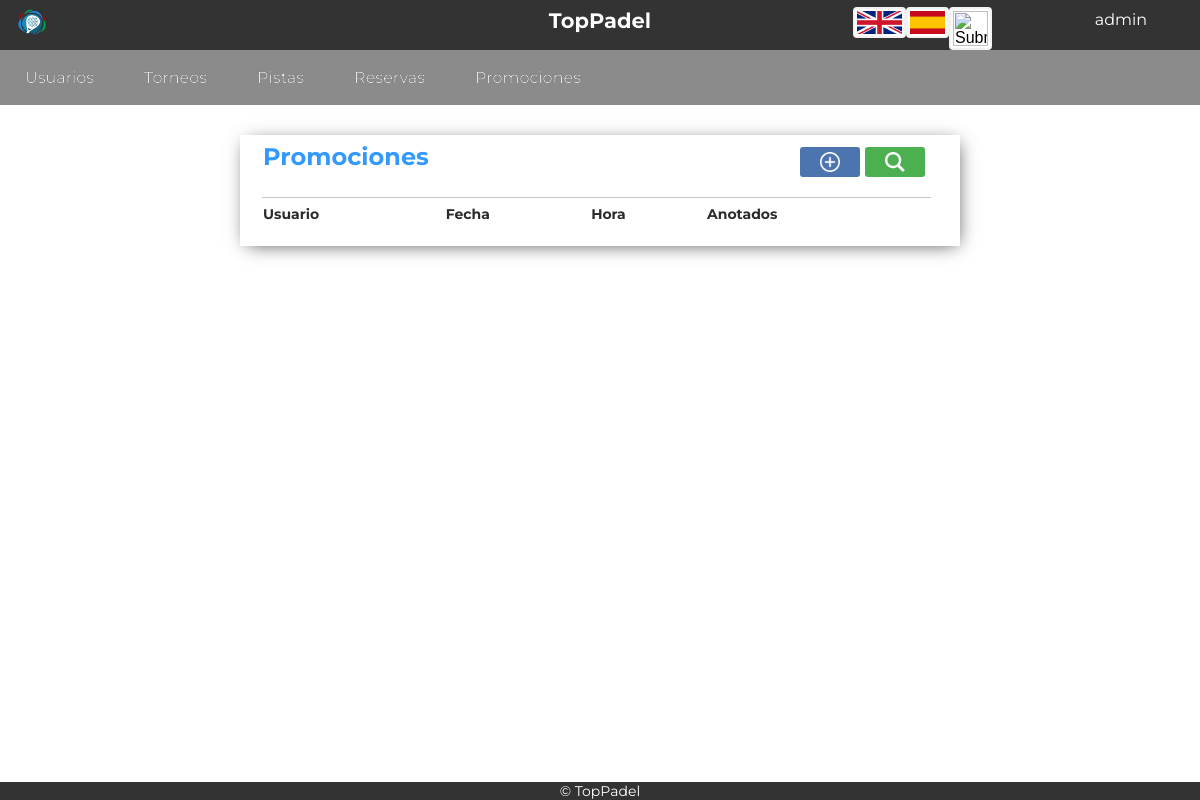
Before: /Controllers/Promociones_Controller.php (signed in) with the older database file.
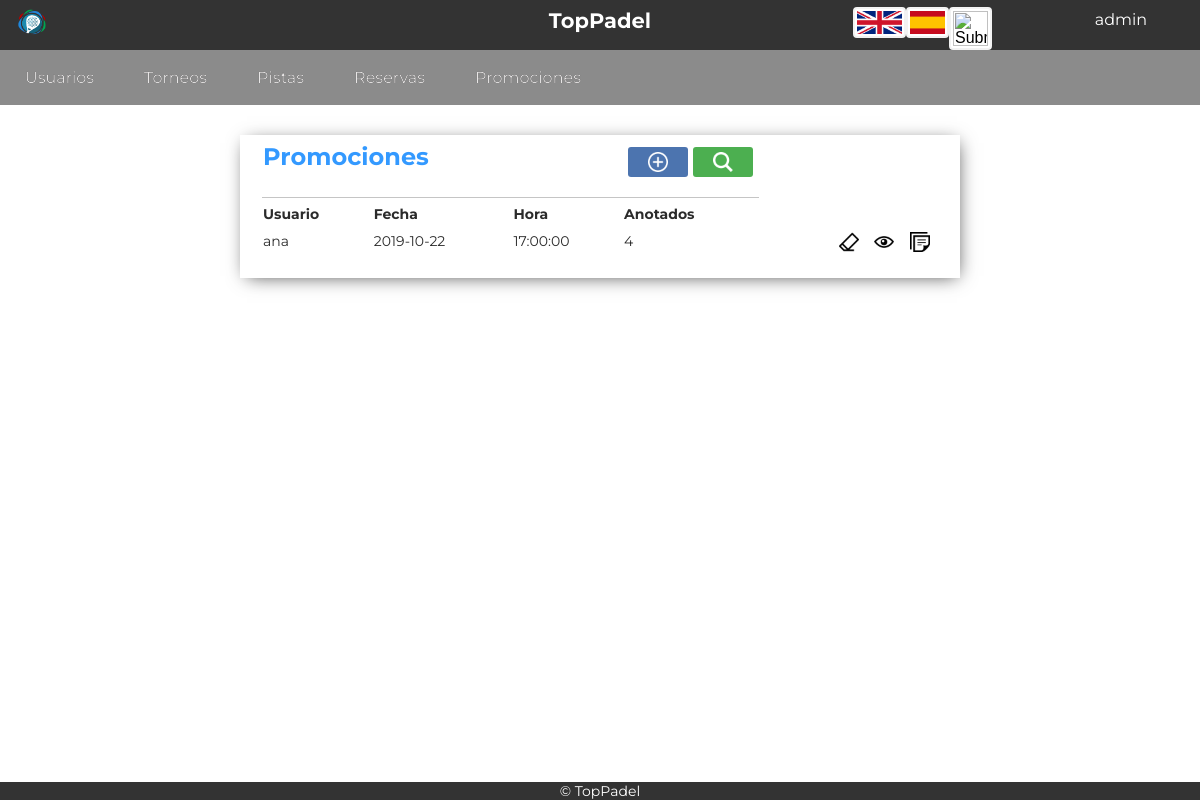
After: the same page with the newer database file.
### tables this page shows
CREATE TABLE `promociones` (
  `ID_Promo` int(11) NOT NULL,
  `fecha` date NOT NULL,
  `hora_inicio` time NOT NULL,
  `usuarios_login_usuario` varchar(45) DEFAULT NULL,
  `pista_ID_Pista` tinyint(5) DEFAULT NULL,
  `cerrada` enum('SI','NO') NOT NULL
);

### Functions/Authentication.php (called while the page is built)
<?php
function IsAuthenticated(){
	if (!isset($_SESSION['login'])){
		return false;
	}
	else{
		return true;
	}
}
?>

### Models/Promociones_Model.php (called while the page is built, shortened)
<?php
class Promociones_Model {
function __construct($ID_Promo, $fecha, $hora_inicio, $usuarios_login_usuario, $pista_ID_Pista, $socio){
		include_once 'Access_DB.php';
		$this->mysqli = ConnectDB();
}
function PromocionesShowAllTodas(){
	$sql = "SELECT ID_Promo,fecha,hora_inicio,usuarios_login_usuario,
			pista_ID_Pista
			FROM promociones promo
			";
	if (!($resultado = $this->mysqli->query($sql))){
		return 'No existe';
	}
    else{
		$result = $resultado;
		return $result;
	}
}
}
?>

### Models/Access_DB.php (called while the page is built)
<?php
function ConnectDB()
{
    $mysqli = new mysqli("localhost", "todolist", "todolist", "todolist");
	if ($mysqli->connect_errno) {
		include './MESSAGE.php';
		new MESSAGE("Fallo al conectar a MySQL: (" . $mysqli->connect_errno . ") " . $mysqli->connect_error, './index.php');
		return false;
	}
	else{
		return $mysqli;
	}
}
?>

### Views/Promociones_SHOWALL_Admin_View.php (the view, shortened to what this page needs)
<?php
include_once '../Functions/Authentication.php';
include_once '../Views/Header.php';
 class Promociones_SHOWALL_Admin{
	var $datos;
	var $usuarios;
	var $usuarios2;
	function __construct($datos,$usuarios,$enlace){
		$this -> datos = $datos;
		$this -> usuarios = $usuarios;
		$this -> usuarios2 = [];
		if($this -> usuarios -> num_rows > 0){
			while($usu = $this -> usuarios -> fetch_array()){
						$this -> usuarios2[$usu[1]] = $usu[0];
							}
		}
		$this -> pinta();
	}
	function pinta(){
?>
	<div class="showall">
		<table class="showAllUsers">
			<tr><th class="title" colspan="4"><?php echo $strings['Promociones']; ?>
			<form class="tableActions" action="../Controllers/Promociones_Controller.php" method="">
			<button class="buscar-little" name="action" value="Confirmar_SEARCH1" type="submit"></button>
			<button class="anadir-little"  name="action" value="Confirmar_ADD1" type="submit"></button>
			</form>
			</th></tr>
			<tr>
				<th><?php echo $strings['Usuario']; ?></th>
				<th><?php echo $strings['Fecha']; ?></th>
				<th><?php echo $strings['Hora']; ?></th>
				<th><?php echo $strings['Anotados']; ?></th>
				<th></th>
			</tr>
		<?php
			while($fila = $this ->datos->fetch_array()){
		?>
			<tr>
				<form action="../Controllers/Promociones_Controller.php" method="post" name="action" >
					<td><?php echo $fila['usuarios_login_usuario']; ?></td>
					<td><?php echo $fila['fecha']; ?></td>
					<td><?php echo $fila['hora_inicio'] ?></td>
					<td>
						<?php
						if($this -> usuarios-> num_rows == 0){
							echo '0';
						}
						else{
							foreach($this -> usuarios2 as $indice => $valor){
								if($indice == $fila['ID_Promo']){
									echo $valor;
								}
							}
						}
						?>
						</td>
					<td style="text-align:right">
						<button class="borrar" name="action" value="Confirmar_DELETE1" type="submit"></button>
						<button class="add" name="action" value="Confirmar_SHOWCURRENT" type="submit"></button>
						<button class="inscripcion" name="action" value="Confirmar_INSCRIPCION1" type="submit"></button>
					</form>
			</tr>
		<?php
			}
		?>
		</table>
	</div>
<?php
    }
}
?>
<footer>
	<?php include '../Views/Footer.php'; ?>

### Controllers/Promociones_Controller.php (shortened to what this page needs)
<?php
include_once "../Functions/Authentication.php";
if (!IsAuthenticated()){
    new MESSAGE('No puedes ver esto si no estás logueado', '../Controllers/Login_Controller.php');
}else{
	include_once "../Models/Promociones_Model.php";
	include_once "../Views/Promociones_SHOWALL_Admin_View.php";
	include_once "../Views/Promociones_SHOWALL_Todas_View.php";
	include_once "../Views/Promociones_SHOWALL_Mias_View.php";
	switch ($_REQUEST['action']){
		default:
			if(isset($_SESSION['tipo'])){
				if($_SESSION['tipo']=='ADMIN'){
					$promocion = new Promociones_Model('','','','','','');
					$datos = $promocion -> PromocionesShowAllTodas();
					$usuarios = $promocion -> ContarUsuarios();
					$respuesta = new Promociones_SHOWALL_Admin($datos,$usuarios,'../Controllers/Promociones_Controller.php');
			}
			}
	}
}
?>

### Views/Header.php (shortened to what this page needs)
<?php
	include_once '../Functions/Authentication.php';
?>
<html>
<head>
	<link rel="stylesheet" type="text/css" href="../Views/css/style.css">
	<link rel="stylesheet" href="https://cdnjs.cloudflare.com/ajax/libs/font-awesome/4.7.0/css/font-awesome.min.css">
	<link rel="stylesheet" type="text/css" href="../Views/css/tcal.css" />
</head>
<?php
if(isset($_SESSION['tipo'])){
	if($_SESSION['tipo']=='ADMIN'){
?>
<header id="main-header">
	<div class="fixednav">
		<div class="topnav">
			<div class="topnav-centered">
				<a><h2>TopPadel</h2></a>
			</div>
			<a class="alogo"><button class="logo"></button></a>
			<div class="topnav-right">
                <?php
                    if (IsAuthenticated()){
                ?>
			<nav class="perfil"><ul>
				<li><?php echo $_SESSION['login'];?></a>
				</li>
			</ul>
			</nav>
                <?php
                    }
                    else{
                ?>
                    <a href='../Controllers/Registro_Controller.php'><button class="registrar"></button></a>
                <?php
                    }
                ?>
			</div>
			<div class="flags1" >
				<form name='idioma' action="../Functions/CambioIdioma.php" method="POST" style="display: inline-block; margin:0; padding:0;">
					<input type="image" src="../Views/img/uk.png"  width="45px">
				</form>
				<form name='idioma' action="../Functions/CambioIdioma.php" method="POST" style="display: inline-block; margin:0; padding:0;">
					<input type="image"  src="../Views/img/spain.png"  width="35px" >
				</form>
				<form name='idioma' action="../Functions/CambioIdioma.php" method="POST" style="display: inline-block; margin:0; padding:0;">
					<input type="image"  src="../Views/img/galicia.png" width="35px">
				</form>
			</div>
	</div>
	<div class="menu-bar" id="menu-bar">
		<li><a href="../Controllers/Usuarios_Controller.php"><?php echo $strings['Usuarios']; ?></a></li>
		<li><a href="../Controllers/Torneos_Controller.php"><?php echo $strings['Torneos']; ?></a></li>
		<li><a href="../Controllers/Pistas_Controller.php"><?php echo $strings['Pistas']; ?></a></li>
		<li><a href="../Controllers/Reservas_Controller.php"><?php echo $strings['Reservas']; ?></a></li>
		<li><a href="../Controllers/Promociones_Controller.php"><?php echo $strings['Promociones']; ?></a></li>
	</div>
</header>
<?php
}
}
?>

### Views/Footer.php
<div class="footer" id="footer">
	<li>© TopPadel</li>
</div>
</body>
</html>

### Views/Promociones_SHOWALL_Todas_View.php (shortened to what this page needs)
<?php
include_once '../Functions/Authentication.php';
include_once '../Views/Header.php';
?>
<footer>
	<?php include '../Views/Footer.php'; ?>
</footer>

### Views/Promociones_SHOWALL_Mias_View.php (shortened to what this page needs)
<?php
include_once '../Functions/Authentication.php';
include_once '../Views/Header.php';
?>
<footer>
	<?php include '../Views/Footer.php'; ?>
</footer>

### Views/css/style.css (style rules this page uses)
.flags1 { display:inline-flex; float:right; padding:10px; width: auto; }
.flags1 form { box-shadow: none; }
.topnav { position: fixed; background-color: #333; margin: -10px 0px 0px 0px; width: 100%; height: 60; z-index: 8999; }
.topnav a { float: left; color: white; text-align: center; padding: 18px 16px 16px 16px; text-decoration: none; font-size: 14px; font-style: normal; text-shadow: 0px 0px 0px #000000; }
.topnav-centered a { float: none; position: absolute; top: 50%; left: 50%; transform: translate(-50%, -50%); }
.topnav-right { float: right; display: flex; text-align: center; }
.menu-bar { width: 100%; border-top: 50px solid; height: 55px; line-height: 100%; background: #8B8B8B; position: inherit; }
.menu-bar li { margin: 0px 0px 0px 0px; padding: 0px 0px 0px 0px; float: left; position: inherit; list-style: none; }
.menu-bar a { font-style: normal; font-size: 16px; color: #E7E5E5; text-decoration: none; display: block; padding: 20px 25px 19px 25px; margin: 0; margin-bottom: 0px; border-radius: 0px; text-shadow: 0px 0px 0px #000000; }
.footer { font-size: 14; background-color: #333; position: fixed; left: 0; bottom: 0; width: 100%; height: auto; display: inline-table; text-align: center; z-index: 999; color: white }
.footer li { display: inline; }
form { font-size:14px; color:#2b2b2b; width:50%; margin-left:auto; margin-right:auto; margin-top:50px; padding: 20px 40px 20px 20px; box-shadow: 2px 3px 18px -5px rgba(0,0,0,0.75); }
input { padding:2px; border:2px solid #f2f2f2; border-radius:4px; background-color:#fff; margin-top: 7; font-size:16px; }
.showAllUsers { font-size:14px; color:#2b2b2b; width:60%; margin-left:auto; margin-right:auto; margin-top:30px; margin-bottom: 35px; padding: 0px 20px 20px 20px; box-shadow: 2px 3px 18px -5px rgba(0,0,0,0.75); }
.title { text-align:left; font-size:24px; font-weight:bold; border-bottom: 1px solid rgba(114, 114, 114, 0.411); color:#39F; padding-bottom: 20px; }
th { padding-top: 5px; text-align: left; }
.logo { background-size: 35px 35px; background-color: #333; background-position: center; background-repeat: no-repeat; margin-top: 0px; margin-right: 0px; border: none; padding: 15px 15px; cursor: pointer; background-image: url(../img/logo.png); }
button { background-size: 20px 20px; background-position: center; background-repeat: no-repeat; margin-top: 25px; margin-right: 30px; border: none; color: white; padding: 20px 35px; text-align: center; font-size: 16px; cursor: pointer; border-radius: 3px; background-color:green; }
.buscar-little { vertical-align: text-bottom; float: right; margin-top: 5px; margin-right: 5px; padding: 15px 30px; background-image: url(../img/buscar.png); background-color: #4CAF50; }
.anadir-little { vertical-align: text-bottom; float: right; margin-top: 5px; margin-right: 5px; padding: 15px 30px; background-image: url(../img/anadir.png); background-color: rgb(76, 116, 175); }
.borrar { background-image: url(../img/borrar.png); background-color: Transparent; background-repeat:no-repeat; border: none; cursor:pointer; overflow: hidden; outline:none; margin-top: 5px; margin-right: 2px; padding: 10px 15px; margin-bottom: 3px; }
.add { background-image: url(../img/ver.png); background-color: Transparent; background-repeat:no-repeat; border: none; cursor:pointer; overflow: hidden; outline:none; margin-top: 5px; margin-right: 2px; padding: 10px 15px; margin-bottom: 3px; }
.inscripcion { background-image: url(../img/note.png); background-color: Transparent; background-repeat:no-repeat; border: none; cursor:pointer; overflow: hidden; outline:none; margin-top: 5px; margin-right: 2px; padding: 10px 15px; margin-bottom: 3px; }
.tableActions { display: contents; }
nav li { display:inline-block; width:150px; height:30px; padding: 4px; background-color:#333; border:none; text-align:center; color:#fff; position:relative; }

Changed rows visible on the page:
added promociones: usuarios_login_usuario "ana", fecha "2019-10-22", hora_inicio "17:00:00", valor "4"
